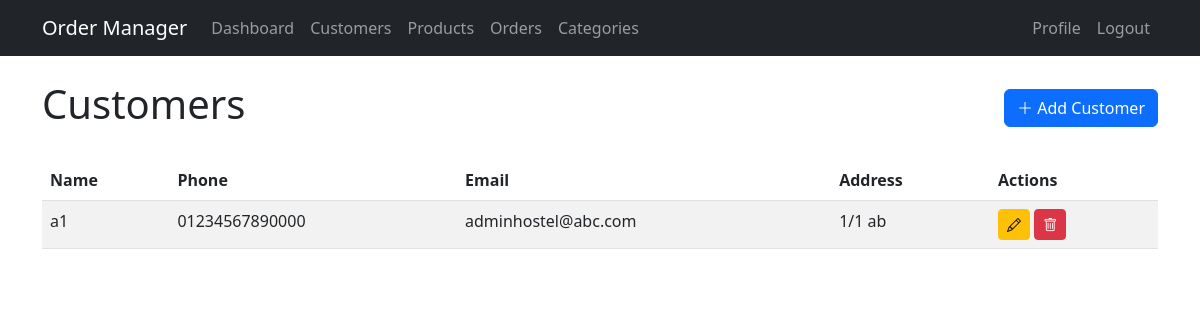
The page /customers/ (signed in) on the database as committed earlier.
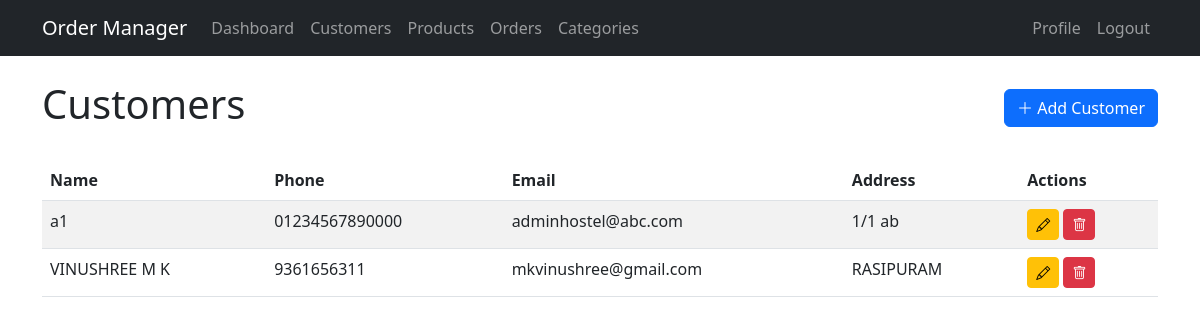
The same page on the database as committed later.
### core/models.py (models this page shows, shortened)
class Customer(models.Model):
    name = models.CharField(max_length=100)
    email = models.EmailField(blank=True, null=True)
    phone = models.CharField(max_length=20, blank=True, null=True)
    address = models.TextField(blank=True, null=True)
    company = models.CharField(max_length=100, blank=True, null=True)
    notes = models.TextField(blank=True, null=True)
    created_at = models.DateTimeField(auto_now_add=True)
    updated_at = models.DateTimeField(auto_now=True)
    created_by = models.ForeignKey(
        User,
        on_delete=models.SET_NULL,
        null=True,
        blank=True,
        editable=False
    )

### core/views.py (the view)
# urls.py: path('customers/', views.customer_list, name='customer_list'),  # This was missing
@login_required
def customer_list(request):
    customers = Customer.objects.filter(created_by=request.user)
    return render(request, 'core/customer_list.html', {'customers': customers})

### templates/core/customer_list.html (shortened to what this page needs)
{% extends "core/base.html" %}
{% block content %}
<div class="d-flex justify-content-between align-items-center mb-4">
    <h1>Customers</h1>
    <a href="{% url 'core:customer_create' %}" class="btn btn-primary">
        <i class="bi bi-plus-lg"></i> Add Customer
    </a>
</div>
<table class="table table-striped">
    <thead>
        <tr>
            <th>Name</th>
            <th>Phone</th>
            <th>Email</th>
            <th>Address</th>
            <th>Actions</th>
        </tr>
    </thead>
    <tbody>
        {% for customer in customers %}
        <tr>
            <td>{{ customer.name }}</td>
            <td>{{ customer.phone }}</td>
            <td>{{ customer.email|default:"-" }}</td>
            <td>{{ customer.address|truncatechars:30 }}</td>
            <td>
                <a href="{% url 'core:customer_update' customer.pk %}" class="btn btn-sm btn-warning">
                    <i class="bi bi-pencil"></i>
                </a>
                <a href="{% url 'core:customer_delete' customer.pk %}" class="btn btn-sm btn-danger">
                    <i class="bi bi-trash"></i>
                </a>
            </td>
        </tr>
        {% empty %}
        <tr>
            <td colspan="5">No customers found.</td>
        </tr>
        {% endfor %}
    </tbody>
</table>
{% endblock %}

Rows that differ between the two databases and show on the page:
added Customer: name "VINUSHREE M K", phone "9361656311", email "mkvinushree@gmail.com", address "RASIPURAM"
